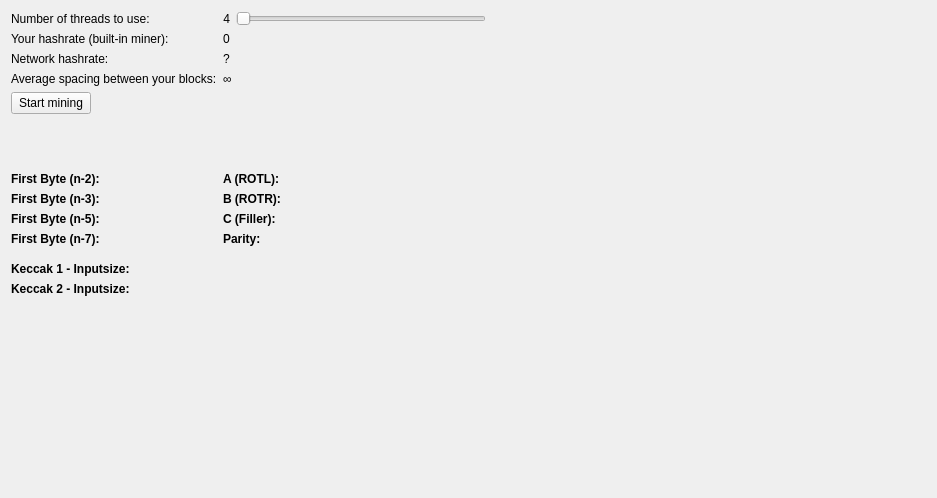
<?xml version="1.0" encoding="UTF-8"?>
<ui version="4.0">
 <class>MiningPage</class>
 <widget class="QWidget" name="MiningPage">
  <property name="geometry">
   <rect>
    <x>0</x>
    <y>0</y>
    <width>937</width>
    <height>498</height>
   </rect>
  </property>
  <property name="windowTitle">
   <string>Form</string>
  </property>
  <layout class="QVBoxLayout" name="verticalLayout">
   <item>
    <layout class="QHBoxLayout" name="horizontalLayout">
     <item>
      <layout class="QGridLayout" name="gridLayout">
       <item row="0" column="1">
        <layout class="QHBoxLayout" name="horizontalLayout_2">
         <item>
          <widget class="QLabel" name="labelNCores">
           <property name="text">
            <string>4</string>
           </property>
           <property name="alignment">
            <set>Qt::AlignRight|Qt::AlignTrailing|Qt::AlignVCenter</set>
           </property>
          </widget>
         </item>
         <item>
          <widget class="QSlider" name="sliderCores">
           <property name="minimumSize">
            <size>
             <width>250</width>
             <height>0</height>
            </size>
           </property>
           <property name="orientation">
            <enum>Qt::Horizontal</enum>
           </property>
          </widget>
         </item>
        </layout>
       </item>
       <item row="3" column="0">
        <widget class="QLabel" name="label_3">
         <property name="text">
          <string>Average spacing between your blocks:</string>
         </property>
        </widget>
       </item>
       <item row="1" column="0">
        <widget class="QLabel" name="label_2">
         <property name="text">
          <string>Your hashrate (built-in miner):</string>
         </property>
        </widget>
       </item>
       <item row="2" column="0">
        <widget class="QLabel" name="label_4">
         <property name="text">
          <string>Network hashrate:</string>
         </property>
        </widget>
       </item>
       <item row="0" column="0">
        <widget class="QLabel" name="label">
         <property name="text">
          <string>Number of threads to use:</string>
         </property>
        </widget>
       </item>
       <item row="1" column="1">
        <widget class="QLabel" name="labelYourHashrate">
         <property name="text">
          <string>0</string>
         </property>
        </widget>
       </item>
       <item row="2" column="1">
        <widget class="QLabel" name="labelNethashrate">
         <property name="text">
          <string>?</string>
         </property>
        </widget>
       </item>
       <item row="3" column="1">
        <widget class="QLabel" name="labelNextBlock">
         <property name="text">
          <string>∞</string>
         </property>
        </widget>
       </item>
      </layout>
     </item>
     <item>
      <spacer name="horizontalSpacer">
       <property name="orientation">
        <enum>Qt::Horizontal</enum>
       </property>
       <property name="sizeHint" stdset="0">
        <size>
         <width>40</width>
         <height>20</height>
        </size>
       </property>
      </spacer>
     </item>
    </layout>
   </item>
   <item>
    <layout class="QHBoxLayout" name="horizontalLayout_3">
     <item>
      <widget class="QPushButton" name="pushSwitchMining">
       <property name="text">
        <string>Start mining</string>
       </property>
      </widget>
     </item>
     <item>
      <spacer name="horizontalSpacer_2">
       <property name="orientation">
        <enum>Qt::Horizontal</enum>
       </property>
       <property name="sizeHint" stdset="0">
        <size>
         <width>40</width>
         <height>20</height>
        </size>
       </property>
      </spacer>
     </item>
    </layout>
   </item>
   <item>
    <widget class="QLabel" name="labelAddress">
     <property name="minimumSize">
      <size>
       <width>0</width>
       <height>20</height>
      </size>
     </property>
     <property name="text">
      <string/>
     </property>
    </widget>
   </item>
   <item>
    <widget class="QLabel" name="label_hashalgo">
     <property name="minimumSize">
      <size>
       <width>0</width>
       <height>20</height>
      </size>
     </property>
     <property name="text">
      <string/>
     </property>
    </widget>
   </item>
   <item>
    <layout class="QHBoxLayout" name="horizontalLayout_4">
     <item>
      <layout class="QGridLayout" name="gridLayout_2">
       <property name="sizeConstraint">
        <enum>QLayout::SetDefaultConstraint</enum>
       </property>
       <item row="1" column="0">
        <widget class="QLabel" name="label_SDKPRAB_2">
         <property name="font">
          <font>
           <weight>75</weight>
           <bold>true</bold>
          </font>
         </property>
         <property name="text">
          <string>First Byte (n-3):</string>
         </property>
        </widget>
       </item>
       <item row="2" column="0">
        <widget class="QLabel" name="label_SDKPRAB_3">
         <property name="font">
          <font>
           <weight>75</weight>
           <bold>true</bold>
          </font>
         </property>
         <property name="text">
          <string>First Byte (n-5):</string>
         </property>
        </widget>
       </item>
       <item row="0" column="0">
        <widget class="QLabel" name="label_SDKPRAB_1">
         <property name="sizePolicy">
          <sizepolicy hsizetype="Preferred" vsizetype="Preferred">
           <horstretch>0</horstretch>
           <verstretch>0</verstretch>
          </sizepolicy>
         </property>
         <property name="minimumSize">
          <size>
           <width>100</width>
           <height>0</height>
          </size>
         </property>
         <property name="maximumSize">
          <size>
           <width>100</width>
           <height>16777215</height>
          </size>
         </property>
         <property name="font">
          <font>
           <weight>75</weight>
           <bold>true</bold>
          </font>
         </property>
         <property name="text">
          <string>First Byte (n-2):</string>
         </property>
        </widget>
       </item>
       <item row="3" column="0">
        <widget class="QLabel" name="label_SDKPRAB_4">
         <property name="font">
          <font>
           <weight>75</weight>
           <bold>true</bold>
          </font>
         </property>
         <property name="text">
          <string>First Byte (n-7):</string>
         </property>
        </widget>
       </item>
       <item row="0" column="1">
        <widget class="QLabel" name="label_n2">
         <property name="sizePolicy">
          <sizepolicy hsizetype="Fixed" vsizetype="Preferred">
           <horstretch>0</horstretch>
           <verstretch>0</verstretch>
          </sizepolicy>
         </property>
         <property name="minimumSize">
          <size>
           <width>100</width>
           <height>0</height>
          </size>
         </property>
         <property name="maximumSize">
          <size>
           <width>100</width>
           <height>16777215</height>
          </size>
         </property>
         <property name="text">
          <string/>
         </property>
        </widget>
       </item>
       <item row="1" column="1">
        <widget class="QLabel" name="label_n3">
         <property name="text">
          <string/>
         </property>
        </widget>
       </item>
       <item row="2" column="1">
        <widget class="QLabel" name="label_n5">
         <property name="text">
          <string/>
         </property>
        </widget>
       </item>
       <item row="3" column="1">
        <widget class="QLabel" name="label_n7">
         <property name="text">
          <string/>
         </property>
        </widget>
       </item>
      </layout>
     </item>
     <item>
      <layout class="QGridLayout" name="gridLayout_3" rowstretch="0,0,0,0" columnstretch="0,0" rowminimumheight="0,0,0,0" columnminimumwidth="0,0">
       <property name="sizeConstraint">
        <enum>QLayout::SetDefaultConstraint</enum>
       </property>
       <item row="0" column="1">
        <widget class="QLabel" name="label_A">
         <property name="sizePolicy">
          <sizepolicy hsizetype="Fixed" vsizetype="Preferred">
           <horstretch>0</horstretch>
           <verstretch>0</verstretch>
          </sizepolicy>
         </property>
         <property name="minimumSize">
          <size>
           <width>100</width>
           <height>0</height>
          </size>
         </property>
         <property name="maximumSize">
          <size>
           <width>100</width>
           <height>16777215</height>
          </size>
         </property>
         <property name="text">
          <string/>
         </property>
        </widget>
       </item>
       <item row="0" column="0">
        <widget class="QLabel" name="label_SDKPRAB_5">
         <property name="minimumSize">
          <size>
           <width>80</width>
           <height>0</height>
          </size>
         </property>
         <property name="maximumSize">
          <size>
           <width>80</width>
           <height>16777215</height>
          </size>
         </property>
         <property name="font">
          <font>
           <weight>75</weight>
           <bold>true</bold>
          </font>
         </property>
         <property name="text">
          <string>A (ROTL):</string>
         </property>
        </widget>
       </item>
       <item row="2" column="0">
        <widget class="QLabel" name="label_SDKPRAB_7">
         <property name="font">
          <font>
           <weight>75</weight>
           <bold>true</bold>
          </font>
         </property>
         <property name="text">
          <string>C (Filler):</string>
         </property>
        </widget>
       </item>
       <item row="1" column="0">
        <widget class="QLabel" name="label_SDKPRAB_6">
         <property name="font">
          <font>
           <weight>75</weight>
           <bold>true</bold>
          </font>
         </property>
         <property name="text">
          <string>B (ROTR):</string>
         </property>
        </widget>
       </item>
       <item row="3" column="0">
        <widget class="QLabel" name="label_SDKPRAB_8">
         <property name="font">
          <font>
           <weight>75</weight>
           <bold>true</bold>
          </font>
         </property>
         <property name="text">
          <string>Parity:</string>
         </property>
        </widget>
       </item>
       <item row="2" column="1">
        <widget class="QLabel" name="label_C">
         <property name="text">
          <string/>
         </property>
        </widget>
       </item>
       <item row="1" column="1">
        <widget class="QLabel" name="label_B">
         <property name="text">
          <string/>
         </property>
        </widget>
       </item>
       <item row="3" column="1">
        <widget class="QLabel" name="label_parity">
         <property name="text">
          <string/>
         </property>
        </widget>
       </item>
      </layout>
     </item>
     <item>
      <spacer name="horizontalSpacer_3">
       <property name="orientation">
        <enum>Qt::Horizontal</enum>
       </property>
       <property name="sizeType">
        <enum>QSizePolicy::MinimumExpanding</enum>
       </property>
       <property name="sizeHint" stdset="0">
        <size>
         <width>40</width>
         <height>20</height>
        </size>
       </property>
      </spacer>
     </item>
    </layout>
   </item>
   <item>
    <spacer name="verticalSpacer_2">
     <property name="orientation">
      <enum>Qt::Vertical</enum>
     </property>
     <property name="sizeType">
      <enum>QSizePolicy::Fixed</enum>
     </property>
     <property name="sizeHint" stdset="0">
      <size>
       <width>20</width>
       <height>10</height>
      </size>
     </property>
    </spacer>
   </item>
   <item>
    <layout class="QHBoxLayout" name="horizontalLayout_5">
     <item>
      <layout class="QGridLayout" name="gridLayout_4">
       <item row="0" column="1">
        <widget class="QLabel" name="label_inputsize_1">
         <property name="sizePolicy">
          <sizepolicy hsizetype="Fixed" vsizetype="Preferred">
           <horstretch>0</horstretch>
           <verstretch>0</verstretch>
          </sizepolicy>
         </property>
         <property name="minimumSize">
          <size>
           <width>100</width>
           <height>0</height>
          </size>
         </property>
         <property name="maximumSize">
          <size>
           <width>100</width>
           <height>16777215</height>
          </size>
         </property>
         <property name="text">
          <string/>
         </property>
        </widget>
       </item>
       <item row="0" column="0">
        <widget class="QLabel" name="label_SDKPRABSPC_1">
         <property name="sizePolicy">
          <sizepolicy hsizetype="Fixed" vsizetype="Preferred">
           <horstretch>0</horstretch>
           <verstretch>0</verstretch>
          </sizepolicy>
         </property>
         <property name="minimumSize">
          <size>
           <width>150</width>
           <height>0</height>
          </size>
         </property>
         <property name="maximumSize">
          <size>
           <width>150</width>
           <height>16777215</height>
          </size>
         </property>
         <property name="font">
          <font>
           <weight>75</weight>
           <bold>true</bold>
          </font>
         </property>
         <property name="text">
          <string>Keccak 1 - Inputsize:</string>
         </property>
        </widget>
       </item>
       <item row="1" column="0">
        <widget class="QLabel" name="label_SDKPRABSPC_2">
         <property name="sizePolicy">
          <sizepolicy hsizetype="Fixed" vsizetype="Preferred">
           <horstretch>0</horstretch>
           <verstretch>0</verstretch>
          </sizepolicy>
         </property>
         <property name="minimumSize">
          <size>
           <width>150</width>
           <height>0</height>
          </size>
         </property>
         <property name="maximumSize">
          <size>
           <width>150</width>
           <height>16777215</height>
          </size>
         </property>
         <property name="font">
          <font>
           <weight>75</weight>
           <bold>true</bold>
          </font>
         </property>
         <property name="text">
          <string>Keccak 2 - Inputsize:</string>
         </property>
        </widget>
       </item>
       <item row="1" column="1">
        <widget class="QLabel" name="label_inputsize_2">
         <property name="sizePolicy">
          <sizepolicy hsizetype="Fixed" vsizetype="Preferred">
           <horstretch>0</horstretch>
           <verstretch>0</verstretch>
          </sizepolicy>
         </property>
         <property name="minimumSize">
          <size>
           <width>100</width>
           <height>0</height>
          </size>
         </property>
         <property name="maximumSize">
          <size>
           <width>100</width>
           <height>16777215</height>
          </size>
         </property>
         <property name="text">
          <string/>
         </property>
        </widget>
       </item>
      </layout>
     </item>
     <item>
      <spacer name="horizontalSpacer_4">
       <property name="orientation">
        <enum>Qt::Horizontal</enum>
       </property>
       <property name="sizeHint" stdset="0">
        <size>
         <width>40</width>
         <height>20</height>
        </size>
       </property>
      </spacer>
     </item>
    </layout>
   </item>
   <item>
    <spacer name="verticalSpacer_3">
     <property name="orientation">
      <enum>Qt::Vertical</enum>
     </property>
     <property name="sizeType">
      <enum>QSizePolicy::Fixed</enum>
     </property>
     <property name="sizeHint" stdset="0">
      <size>
       <width>20</width>
       <height>10</height>
      </size>
     </property>
    </spacer>
   </item>
   <item>
    <widget class="QLabel" name="label_wordsalad_title">
     <property name="font">
      <font>
       <weight>75</weight>
       <bold>true</bold>
      </font>
     </property>
     <property name="text">
      <string/>
     </property>
    </widget>
   </item>
   <item>
    <widget class="QLabel" name="label_wordsalad">
     <property name="text">
      <string/>
     </property>
    </widget>
   </item>
   <item>
    <spacer name="verticalSpacer">
     <property name="orientation">
      <enum>Qt::Vertical</enum>
     </property>
     <property name="sizeHint" stdset="0">
      <size>
       <width>20</width>
       <height>40</height>
      </size>
     </property>
    </spacer>
   </item>
  </layout>
 </widget>
 <resources/>
 <connections/>
</ui>
